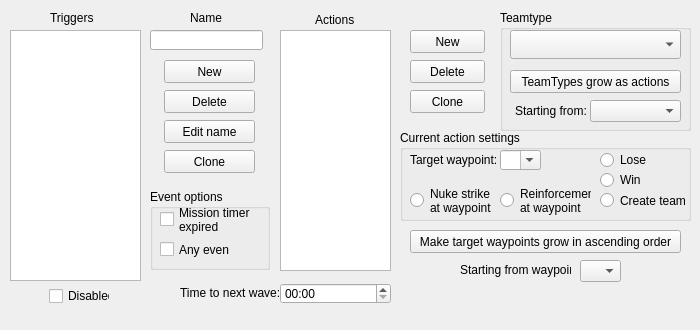
<?xml version="1.0" encoding="UTF-8"?>
<ui version="4.0">
 <class>TriggerSection</class>
 <widget class="QDockWidget" name="TriggerSection">
  <property name="geometry">
   <rect>
    <x>0</x>
    <y>0</y>
    <width>700</width>
    <height>330</height>
   </rect>
  </property>
  <property name="sizePolicy">
   <sizepolicy hsizetype="Preferred" vsizetype="Preferred">
    <horstretch>0</horstretch>
    <verstretch>0</verstretch>
   </sizepolicy>
  </property>
  <property name="minimumSize">
   <size>
    <width>700</width>
    <height>330</height>
   </size>
  </property>
  <property name="maximumSize">
   <size>
    <width>700</width>
    <height>330</height>
   </size>
  </property>
  <property name="font">
   <font>
    <family>Arial</family>
   </font>
  </property>
  <property name="floating">
   <bool>false</bool>
  </property>
  <property name="features">
   <set>QDockWidget::DockWidgetFloatable|QDockWidget::DockWidgetMovable</set>
  </property>
  <property name="windowTitle">
   <string>Trigger Section</string>
  </property>
  <widget class="QWidget" name="dockWidgetContents">
   <widget class="QLineEdit" name="NEdit">
    <property name="geometry">
     <rect>
      <x>150</x>
      <y>30</y>
      <width>113</width>
      <height>20</height>
     </rect>
    </property>
   </widget>
   <widget class="QPushButton" name="CloneTrigger">
    <property name="geometry">
     <rect>
      <x>164</x>
      <y>150</y>
      <width>91</width>
      <height>23</height>
     </rect>
    </property>
    <property name="text">
     <string>Clone</string>
    </property>
   </widget>
   <widget class="QPushButton" name="EditTriggerName">
    <property name="geometry">
     <rect>
      <x>164</x>
      <y>120</y>
      <width>91</width>
      <height>23</height>
     </rect>
    </property>
    <property name="text">
     <string>Edit name</string>
    </property>
   </widget>
   <widget class="QLabel" name="NLabel">
    <property name="geometry">
     <rect>
      <x>190</x>
      <y>10</y>
      <width>46</width>
      <height>16</height>
     </rect>
    </property>
    <property name="text">
     <string>Name</string>
    </property>
   </widget>
   <widget class="QPushButton" name="DeleteTrigger">
    <property name="geometry">
     <rect>
      <x>164</x>
      <y>90</y>
      <width>91</width>
      <height>23</height>
     </rect>
    </property>
    <property name="text">
     <string>Delete</string>
    </property>
   </widget>
   <widget class="QComboBox" name="TeamtypeBox">
    <property name="enabled">
     <bool>true</bool>
    </property>
    <property name="geometry">
     <rect>
      <x>510</x>
      <y>30</y>
      <width>171</width>
      <height>29</height>
     </rect>
    </property>
    <property name="sizePolicy">
     <sizepolicy hsizetype="Fixed" vsizetype="Fixed">
      <horstretch>0</horstretch>
      <verstretch>0</verstretch>
     </sizepolicy>
    </property>
    <property name="minimumSize">
     <size>
      <width>121</width>
      <height>20</height>
     </size>
    </property>
    <property name="font">
     <font>
      <family>MS Shell Dlg 2</family>
      <pointsize>14</pointsize>
     </font>
    </property>
    <property name="inputMethodHints">
     <set>Qt::ImhNone</set>
    </property>
    <property name="editable">
     <bool>false</bool>
    </property>
    <property name="sizeAdjustPolicy">
     <enum>QComboBox::AdjustToContentsOnFirstShow</enum>
    </property>
    <property name="iconSize">
     <size>
      <width>16</width>
      <height>20</height>
     </size>
    </property>
    <property name="frame">
     <bool>true</bool>
    </property>
   </widget>
   <widget class="QPushButton" name="NewTrigger">
    <property name="geometry">
     <rect>
      <x>164</x>
      <y>60</y>
      <width>91</width>
      <height>23</height>
     </rect>
    </property>
    <property name="text">
     <string>New</string>
    </property>
   </widget>
   <widget class="QListWidget" name="TriggerList">
    <property name="geometry">
     <rect>
      <x>10</x>
      <y>30</y>
      <width>131</width>
      <height>251</height>
     </rect>
    </property>
   </widget>
   <widget class="QCheckBox" name="isDisabledCheck">
    <property name="geometry">
     <rect>
      <x>49</x>
      <y>286</y>
      <width>61</width>
      <height>20</height>
     </rect>
    </property>
    <property name="text">
     <string>Disabled</string>
    </property>
   </widget>
   <widget class="QPushButton" name="CloneAction">
    <property name="geometry">
     <rect>
      <x>410</x>
      <y>90</y>
      <width>75</width>
      <height>23</height>
     </rect>
    </property>
    <property name="text">
     <string>Clone</string>
    </property>
   </widget>
   <widget class="QPushButton" name="DeleteAction">
    <property name="geometry">
     <rect>
      <x>410</x>
      <y>60</y>
      <width>75</width>
      <height>23</height>
     </rect>
    </property>
    <property name="text">
     <string>Delete</string>
    </property>
   </widget>
   <widget class="QPushButton" name="NewAction">
    <property name="geometry">
     <rect>
      <x>410</x>
      <y>30</y>
      <width>75</width>
      <height>23</height>
     </rect>
    </property>
    <property name="text">
     <string>New</string>
    </property>
   </widget>
   <widget class="QLabel" name="TriggerLabel">
    <property name="geometry">
     <rect>
      <x>50</x>
      <y>10</y>
      <width>61</width>
      <height>16</height>
     </rect>
    </property>
    <property name="text">
     <string>Triggers</string>
    </property>
   </widget>
   <widget class="QListWidget" name="ActionList">
    <property name="geometry">
     <rect>
      <x>280</x>
      <y>30</y>
      <width>111</width>
      <height>241</height>
     </rect>
    </property>
    <property name="selectionMode">
     <enum>QAbstractItemView::ExtendedSelection</enum>
    </property>
   </widget>
   <widget class="QLabel" name="ActionLabel">
    <property name="geometry">
     <rect>
      <x>315</x>
      <y>10</y>
      <width>41</width>
      <height>20</height>
     </rect>
    </property>
    <property name="text">
     <string>Actions</string>
    </property>
   </widget>
   <widget class="QPushButton" name="TeamAOButton">
    <property name="geometry">
     <rect>
      <x>510</x>
      <y>70</y>
      <width>171</width>
      <height>23</height>
     </rect>
    </property>
    <property name="text">
     <string>TeamTypes grow as actions</string>
    </property>
   </widget>
   <widget class="QLabel" name="label">
    <property name="geometry">
     <rect>
      <x>515</x>
      <y>100</y>
      <width>71</width>
      <height>21</height>
     </rect>
    </property>
    <property name="text">
     <string>Starting from:</string>
    </property>
   </widget>
   <widget class="QComboBox" name="TeamAOBox">
    <property name="geometry">
     <rect>
      <x>590</x>
      <y>100</y>
      <width>91</width>
      <height>22</height>
     </rect>
    </property>
   </widget>
   <widget class="QGroupBox" name="groupBox">
    <property name="geometry">
     <rect>
      <x>150</x>
      <y>189</y>
      <width>120</width>
      <height>81</height>
     </rect>
    </property>
    <property name="title">
     <string>Event options</string>
    </property>
    <widget class="QCheckBox" name="isTimedWave">
     <property name="geometry">
      <rect>
       <x>10</x>
       <y>10</y>
       <width>101</width>
       <height>41</height>
      </rect>
     </property>
     <property name="text">
      <string>Mission timer
expired</string>
     </property>
    </widget>
    <widget class="QCheckBox" name="anyEventWave">
     <property name="geometry">
      <rect>
       <x>10</x>
       <y>50</y>
       <width>70</width>
       <height>21</height>
      </rect>
     </property>
     <property name="text">
      <string>Any event</string>
     </property>
    </widget>
   </widget>
   <widget class="QGroupBox" name="groupBox_2">
    <property name="geometry">
     <rect>
      <x>500</x>
      <y>10</y>
      <width>191</width>
      <height>121</height>
     </rect>
    </property>
    <property name="title">
     <string>Teamtype</string>
    </property>
   </widget>
   <widget class="QGroupBox" name="groupBox_3">
    <property name="geometry">
     <rect>
      <x>400</x>
      <y>130</y>
      <width>291</width>
      <height>91</height>
     </rect>
    </property>
    <property name="title">
     <string>Current action settings</string>
    </property>
    <widget class="QLabel" name="WPointLabel">
     <property name="geometry">
      <rect>
       <x>10</x>
       <y>20</y>
       <width>131</width>
       <height>21</height>
      </rect>
     </property>
     <property name="text">
      <string>&lt;html&gt;&lt;head/&gt;&lt;body&gt;&lt;p&gt;Target waypoint:&lt;/p&gt;&lt;/body&gt;&lt;/html&gt;</string>
     </property>
    </widget>
    <widget class="QComboBox" name="WaypointBox">
     <property name="geometry">
      <rect>
       <x>100</x>
       <y>20</y>
       <width>41</width>
       <height>20</height>
      </rect>
     </property>
     <property name="maximumSize">
      <size>
       <width>41</width>
       <height>16777215</height>
      </size>
     </property>
     <property name="locale">
      <locale language="English" country="UnitedStates"/>
     </property>
     <property name="inputMethodHints">
      <set>Qt::ImhPreferNumbers</set>
     </property>
     <property name="editable">
      <bool>true</bool>
     </property>
     <property name="maxCount">
      <number>99</number>
     </property>
     <property name="sizeAdjustPolicy">
      <enum>QComboBox::AdjustToContentsOnFirstShow</enum>
     </property>
    </widget>
    <widget class="QRadioButton" name="isOtherAction">
     <property name="geometry">
      <rect>
       <x>270</x>
       <y>140</y>
       <width>91</width>
       <height>20</height>
      </rect>
     </property>
     <property name="text">
      <string>Other action</string>
     </property>
    </widget>
    <widget class="QRadioButton" name="isNukeStrike">
     <property name="geometry">
      <rect>
       <x>10</x>
       <y>50</y>
       <width>91</width>
       <height>41</height>
      </rect>
     </property>
     <property name="text">
      <string>Nuke strike
at waypoint</string>
     </property>
    </widget>
    <widget class="QRadioButton" name="isLose">
     <property name="geometry">
      <rect>
       <x>200</x>
       <y>20</y>
       <width>51</width>
       <height>20</height>
      </rect>
     </property>
     <property name="text">
      <string>Lose</string>
     </property>
    </widget>
    <widget class="QRadioButton" name="isWin">
     <property name="geometry">
      <rect>
       <x>200</x>
       <y>40</y>
       <width>51</width>
       <height>20</height>
      </rect>
     </property>
     <property name="text">
      <string>Win</string>
     </property>
    </widget>
    <widget class="QRadioButton" name="isReinforcement">
     <property name="geometry">
      <rect>
       <x>100</x>
       <y>50</y>
       <width>91</width>
       <height>41</height>
      </rect>
     </property>
     <property name="text">
      <string>Reinforcement 
at waypoint</string>
     </property>
    </widget>
    <widget class="QRadioButton" name="isCreateTeam">
     <property name="geometry">
      <rect>
       <x>200</x>
       <y>60</y>
       <width>91</width>
       <height>21</height>
      </rect>
     </property>
     <property name="text">
      <string>Create team</string>
     </property>
    </widget>
   </widget>
   <widget class="QPushButton" name="WPointAOButton">
    <property name="geometry">
     <rect>
      <x>410</x>
      <y>230</y>
      <width>271</width>
      <height>23</height>
     </rect>
    </property>
    <property name="text">
     <string>Make target waypoints grow in ascending order</string>
    </property>
   </widget>
   <widget class="QLabel" name="TALALabel">
    <property name="geometry">
     <rect>
      <x>180</x>
      <y>283</y>
      <width>101</width>
      <height>20</height>
     </rect>
    </property>
    <property name="text">
     <string>Time to next wave:</string>
    </property>
    <property name="wordWrap">
     <bool>false</bool>
    </property>
   </widget>
   <widget class="QTimeEdit" name="WaveTimer">
    <property name="geometry">
     <rect>
      <x>280</x>
      <y>283</y>
      <width>111</width>
      <height>21</height>
     </rect>
    </property>
    <property name="displayFormat">
     <string>mm:ss</string>
    </property>
   </widget>
   <widget class="QLabel" name="SWPointLabel">
    <property name="geometry">
     <rect>
      <x>460</x>
      <y>260</y>
      <width>111</width>
      <height>20</height>
     </rect>
    </property>
    <property name="text">
     <string>Starting from waypoint:</string>
    </property>
   </widget>
   <widget class="QComboBox" name="SWaypointBox">
    <property name="enabled">
     <bool>true</bool>
    </property>
    <property name="geometry">
     <rect>
      <x>580</x>
      <y>260</y>
      <width>41</width>
      <height>22</height>
     </rect>
    </property>
    <property name="inputMethodHints">
     <set>Qt::ImhPreferNumbers</set>
    </property>
    <property name="editable">
     <bool>false</bool>
    </property>
    <property name="maxCount">
     <number>99</number>
    </property>
   </widget>
   <zorder>NEdit</zorder>
   <zorder>CloneTrigger</zorder>
   <zorder>EditTriggerName</zorder>
   <zorder>NLabel</zorder>
   <zorder>DeleteTrigger</zorder>
   <zorder>NewTrigger</zorder>
   <zorder>TriggerList</zorder>
   <zorder>isDisabledCheck</zorder>
   <zorder>CloneAction</zorder>
   <zorder>DeleteAction</zorder>
   <zorder>NewAction</zorder>
   <zorder>TriggerLabel</zorder>
   <zorder>ActionList</zorder>
   <zorder>ActionLabel</zorder>
   <zorder>groupBox</zorder>
   <zorder>groupBox_2</zorder>
   <zorder>TeamtypeBox</zorder>
   <zorder>TeamAOButton</zorder>
   <zorder>TeamAOBox</zorder>
   <zorder>label</zorder>
   <zorder>groupBox_3</zorder>
   <zorder>WPointAOButton</zorder>
   <zorder>TALALabel</zorder>
   <zorder>WaveTimer</zorder>
   <zorder>SWPointLabel</zorder>
   <zorder>SWaypointBox</zorder>
  </widget>
 </widget>
 <resources/>
 <connections/>
</ui>
